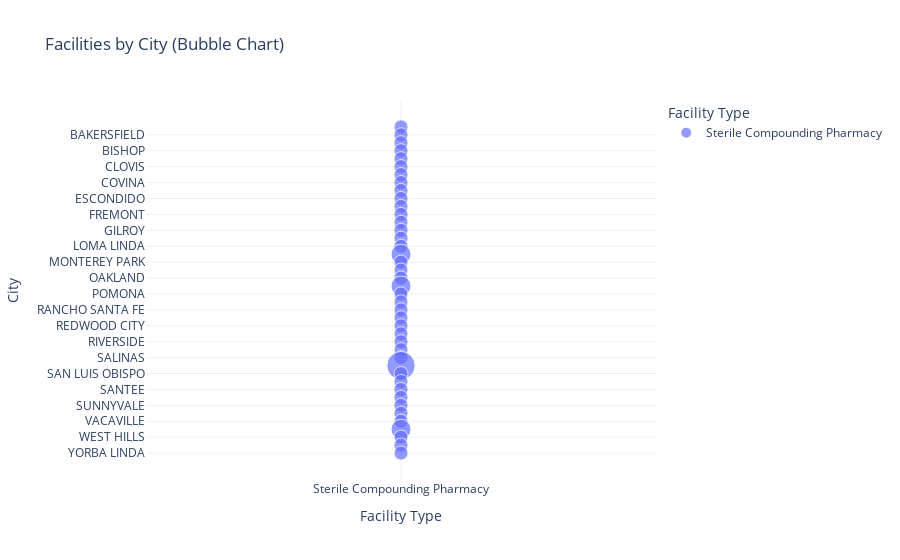

Write notebook code for a chart like this one.
### Code cell
# Ensure the DataFrame is sorted by City
pharmacy_cities_sorted = pharmacy_cities.sort_values(by='City')

# Create the bubble chart for cities
city_bubble_fig = px.scatter(pharmacy_cities_sorted, 
                             x='Facility Type', 
                             y='City', 
                             size='Count', 
                             color='Facility Type',
                             title="Facilities by City (Bubble Chart)",
                             labels={'Count': 'Number of Facilities', 'City': 'City'},
                             template='plotly_white',
                             category_orders={"City": pharmacy_cities_sorted['City'].unique()})  # Enforce alphabetical order

city_bubble_fig.show()

### Figure 1 — Plotly figure (JSON) as saved in the notebook; plotly's stock layout.template omitted (floating-point values rounded to 4 significant figures)
{"data": [{"hovertemplate": "Facility Type=%{x}<br>City=%{y}<br>Number of Facilities=%{marker.size}<extra></extra>", "legendgroup": "Sterile Compounding Pharmacy", "marker": {"color": "#636efa", "size": [1, 1, 1, 1, 1, 1, 1, 1, 1, 1, 1, 1, 1, 1, 1, 1, 2, 1, 1, 1, 2, 1, 1, 1, 1, 1, 1, 1, 1, 1, 4, 1, 1, 1, 1, 1, 1, 1, 2, 1, 1, 1], "sizemode": "area", "sizeref": 0.01, "symbol": "circle"}, "mode": "markers", "name": "Sterile Compounding Pharmacy", "orientation": "v", "showlegend": true, "x": ["Sterile Compounding Pharmacy", "Sterile Compounding Pharmacy", "Sterile Compounding Pharmacy", "Sterile Compounding Pharmacy", "Sterile Compounding Pharmacy", "Sterile Compounding Pharmacy", "Sterile Compounding Pharmacy", "Sterile Compounding Pharmacy", "Sterile Compounding Pharmacy", "Sterile Compounding Pharmacy", "Sterile Compounding Pharmacy", "Sterile Compounding Pharmacy", "Sterile Compounding Pharmacy", "Sterile Compounding Pharmacy", "Sterile Compounding Pharmacy", "Sterile Compounding Pharmacy", "Sterile Compounding Pharmacy", "Sterile Compounding Pharmacy", "Sterile Compounding Pharmacy", "Sterile Compounding Pharmacy", "Sterile Compounding Pharmacy", "Sterile Compounding Pharmacy", "Sterile Compounding Pharmacy", "Sterile Compounding Pharmacy", "Sterile Compounding Pharmacy", "Sterile Compounding Pharmacy", "Sterile Compounding Pharmacy", "Sterile Compounding Pharmacy", "Sterile Compounding Pharmacy", "Sterile Compounding Pharmacy", "Sterile Compounding Pharmacy", "Sterile Compounding Pharmacy", "Sterile Compounding Pharmacy", "Sterile Compounding Pharmacy", "Sterile Compounding Pharmacy", "Sterile Compounding Pharmacy", "Sterile Compounding Pharmacy", "Sterile Compounding Pharmacy", "Sterile Compounding Pharmacy", "Sterile Compounding Pharmacy", "Sterile Compounding Pharmacy", "Sterile Compounding Pharmacy"], "xaxis": "x", "y": ["ALHAMBRA", "BAKERSFIELD", "BERKELEY", "BISHOP", "CANOGA PARK", "CLOVIS", "COMMERCE", "COVINA", "ENCINO", "ESCONDIDO", "FOLSOM", "FREMONT", "FULLERTON", "GILROY", "GLENDALE", "LOMA LINDA", "LOS ANGELES", "MONTEREY PARK", "NORTH HILLS", "OAKLAND", "PALM DESERT", "POMONA", "RANCHO CUCAMONGA", "RANCHO SANTA FE", "REDLANDS", "REDWOOD CITY", "RICHMOND", "RIVERSIDE", "SACRAMENTO", "SALINAS", "SAN DIEGO", "SAN LUIS OBISPO", "SANTA FE SPRINGS", "SANTEE", "STOCKTON", "SUNNYVALE", "TORRANCE", "VACAVILLE", "VAN NUYS", "WEST HILLS", "WHITTIER", "YORBA LINDA"], "yaxis": "y", "type": "scatter"}], "layout": {"xaxis": {"anchor": "y", "domain": [0.0, 1.0], "title": {"text": "Facility Type"}, "categoryorder": "array", "categoryarray": ["Sterile Compounding Pharmacy"]}, "yaxis": {"anchor": "x", "domain": [0.0, 1.0], "title": {"text": "City"}, "categoryorder": "array", "categoryarray": ["YORBA LINDA", "WHITTIER", "WEST HILLS", "VAN NUYS", "VACAVILLE", "TORRANCE", "SUNNYVALE", "STOCKTON", "SANTEE", "SANTA FE SPRINGS", "SAN LUIS OBISPO", "SAN DIEGO", "SALINAS", "SACRAMENTO", "RIVERSIDE", "RICHMOND", "REDWOOD CITY", "REDLANDS", "RANCHO SANTA FE", "RANCHO CUCAMONGA", "POMONA", "PALM DESERT", "OAKLAND", "NORTH HILLS", "MONTEREY PARK", "LOS ANGELES", "LOMA LINDA", "GLENDALE", "GILROY", "FULLERTON", "FREMONT", "FOLSOM", "ESCONDIDO", "ENCINO", "COVINA", "COMMERCE", "CLOVIS", "CANOGA PARK", "BISHOP", "BERKELEY", "BAKERSFIELD", "ALHAMBRA"]}, "legend": {"title": {"text": "Facility Type"}, "tracegroupgap": 0, "itemsizing": "constant"}, "title": {"text": "Facilities by City (Bubble Chart)"}}}
